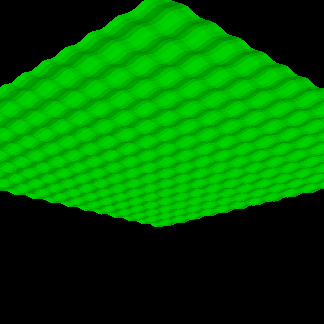

Write Python code to recreate this figure.

import sys
sys.path.append('../')

import time

from phauxgl.stl import LoadSTL
from phauxgl.vector import V
from phauxgl.util import Radians, GridMesh, GridTexture
from phauxgl.context import NewContext
from phauxgl.matrix import LookAt
from phauxgl.color import Black, Gray, Color
from phauxgl.shader import NewPhongShader, NewSolidColorShader, NewTextureShader
from phauxgl.mesh import Mesh
from phauxgl.texture import NewImageTexture


scale  = 1
width  = 324
height = 324
fovy   = 30
near   = 1
far    = 10



if __name__ == '__main__':
    # load a mesh
    print 'loading mesh...'

    center = V(0, 0, 0)
    up     = V(0, 0, 1)
    #light = V(0.75, 0.25, 1).Normalize()
    light = V(-2, -3, 3)

##    import gc
##    import math
##    import pythongis as pg
##    #fullrast = pg.RasterData(r"C:\Users\[user]\Downloads\MSR_50M\MSR_50M\MSR_50M.tif")
##    #focus = pg.VectorData("C:\Users\[user]\Downloads\cshapes\cshapes.shp", select=lambda f: f['CNTRY_NAME']=='United States')
##    #poprast = fullrast.manage.crop([44,25,64,40])
##    #poprast = fullrast.manage.clip(focus, bbox=focus.bbox)
##    #poprast.save('USA elevation.tif')
##
####    eye    = V(-2, -2, 2) # 4, 3
####    poprast = pg.RasterData('AFG elevation.tif')
####    zscale = 0.1
##
##    eye    = V(-2, -2, 2) # 4, 3
##    poprast = pg.RasterData('NOR elevation.tif')
##    zscale = 0.1
##    
####    eye    = V(2, -3, 1) # 4, 3
####    light = eye
####    poprast = pg.RasterData('USA elevation.tif')
####    zscale = 0.2
##
####    eye    = V(-100, 50, 50) # 4, 3
####    center = V(38, -77, 5)
####    up     = V(0, 90, 0)
####    light = eye
####    poprast = pg.RasterData('USA elevation.tif')
####    zscale = 1 #0.2
##    
##    poprast = poprast.manage.resample(width=90, height=90, bbox=poprast.bbox)
##
####    import PIL, PIL.Image
####    im = poprast.bands[0].img.convert('RGBA')
####    texture = NewImageTexture(im)
##
##    print poprast
##
##    grid = []
##    for row in range(0, poprast.height):
##        grow = []
##        for col in range(0, poprast.width):
##            cell = poprast.bands[0].get(col,row)
##            x,y,z = cell.x, cell.y, cell.value
##            z = math.log(z+1)
##            grow.append((x,y,z))
##        grid.append(grow)
##
##    print 'del'
##    del poprast.bands[0].img, poprast
##    gc.collect()

    eye    = V(2, 2, -1) # 4, 3
    center = V(0, 0, 0)
    up     = V(0, 0, 1)
    light = V(0.75, 0.25, -1).Normalize()

    import math
    grid = []
    for row in range(0, 100):
        grow = []
        for col in range(0, 100):
            val = math.cos(col) + math.sin(row)
            x,y,z = col, row, val
            grow.append((x,y,z))
        grid.append(grow)
    zscale = 0.3

##    import PIL, PIL.Image
##    im = PIL.Image.new('RGBA', (100,100))
##    px = im.load()
##    for y,row in enumerate(grid):
##        for x,(_,_,z) in enumerate(row):
##            #print x,y,map(int,(155*z, 0, 155-155*z, 155))
##            px[x,y] = tuple(map(int,(155*z, 0, 155-155*z, 155)))
##    texture = NewImageTexture(im)

##    eye    = V(2, 5, 4) # 4, 3
##    center = V(0, 0, 0)
##    up     = V(0, 0, 1)
##    light = V(0.75, 0.25, 1).Normalize()
##
##    import math
##    grid = []
##    for row in range(-500, 500, 25):
##        row /= 100.0
##        grow = []
##        for col in range(-500, 500, 25):
##            col /= 100.0
##            val = math.sin(math.sqrt(col**2 + row**2))
##            x,y,z = col, row, val
##            grow.append((x,y,z))
##        grid.append(grow)
##    zscale = 4

    mesh = GridMesh(grid, zscale=zscale)
    print mesh.BoundingBox()
    print mesh

    # fit mesh in a bi-unit cube centered at the origin
    print 'prepping mesh...'
    mesh.BiUnitCube()
    mesh.box = mesh.BoundingBox()

    # smooth the normals
    #mesh.SmoothNormalsThreshold(Radians(30))

    # create a rendering context
    print 'setting up context...'
    context = NewContext(width*scale, height*scale)
    context.ClearColorBufferWith(Black)

    # create transformation matrix
    print 'setting up matrix...'
    aspect = float(width) / float(height)
    matrix = LookAt(eye, center, up).Perspective(fovy, aspect, near, far)

    # render
    print 'setting up shader...'
    shader = NewPhongShader(matrix, light, eye)
    shader.ObjectColor = Color(0, 0.8, 0, 1) # HexColor("FFD34E")
    shader.DiffuseColor = Gray(0.9)
    shader.SpecularColor = Gray(0.25)
    shader.SpecularPower = 100
    context.Shader = shader
    #context.Shader = NewSolidColorShader(matrix, Color(0, 0.8, 0, 1))
    #context.Shader = NewTextureShader(matrix, texture)

    print 'rendering...'
    start = time.time()
    info = context.DrawMesh(mesh)
    
    print 'rendered in', time.time() - start, 'seconds'
    print info

    # save image
    image = context.Image()
    if scale != 1:
        # supersampling
        image = image.resize((width, height)) #, PIL.Image.BILINEAR)
    image.save("surface.png")
    
